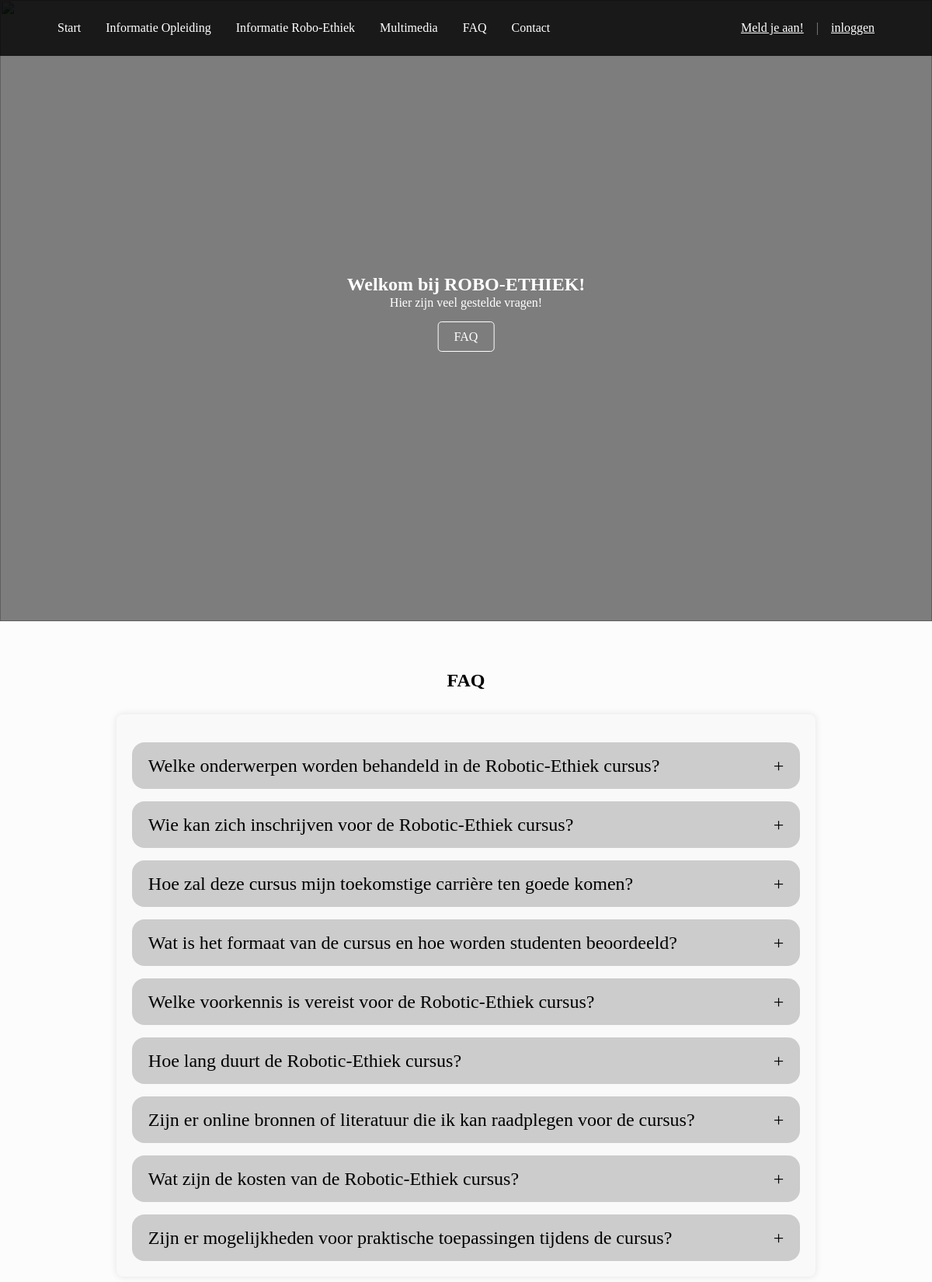
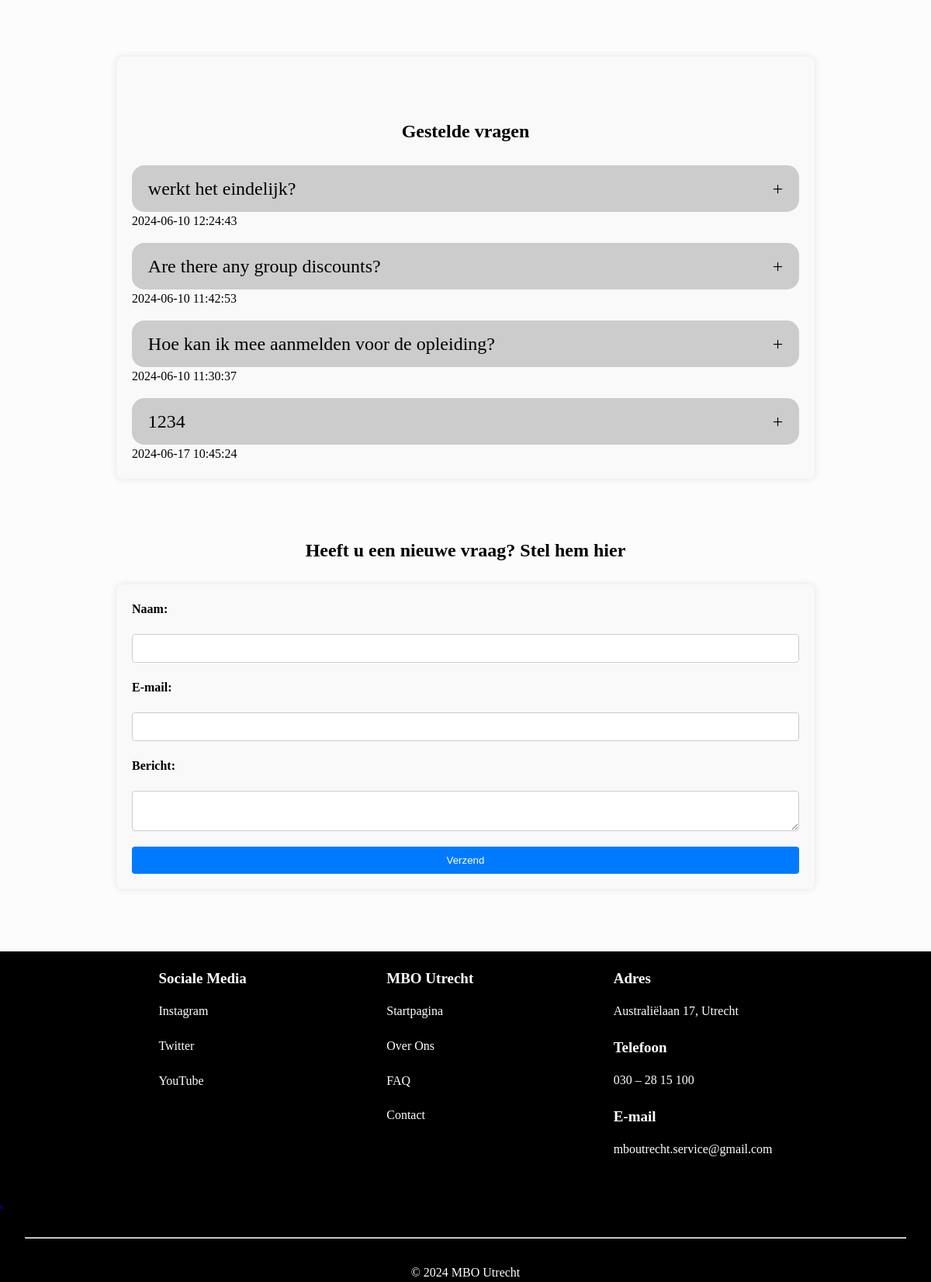
The app's page /html/FAQ.php with its own data (2 pictures, top to bottom).
### tables this page shows
CREATE TABLE IF NOT EXISTS `faq` (
  `ID` int NOT NULL AUTO_INCREMENT,
  `Name` varchar(80) NOT NULL,
  `Email` varchar(80) NOT NULL,
  `Message` varchar(400) NOT NULL,
  `Answer` varchar(300) NOT NULL,
  `created_at` timestamp NOT NULL DEFAULT CURRENT_TIMESTAMP,
  `approved` tinyint(1) NOT NULL DEFAULT '0',
  PRIMARY KEY (`ID`)
);

### html/FAQ.php (the view, shortened to what this page needs)
<!DOCTYPE html>
<html lang="nl">
<head>
  <link rel="stylesheet" href="../css/style.css" />
  <link rel="stylesheet" href="../css/global.css" />
  <link rel="stylesheet" href="../css/contact.css" />
</head>
<body>
  <header>
    <nav class="fixed">
      <div class="row container jc-space-between">
        <div class="main-menu">
          <ul>
            <li><a href="index.html">Start</a></li>
            <li><a href="Informatieopleiding.html">Informatie Opleiding</a></li>
            <li><a href="Robo-info.html">Informatie Robo-Ethiek</a></li>
            <li><a href="multimedia.html">Multimedia</a></li>
            <li><a href="FAQ.php">FAQ</a></li>
            <li><a href="contact.html">Contact</a></li>
          </ul>
        </div>
        <div class="user-menu">
          <ul>
            <li><a href="Aanmeld.html">Meld je aan!</a></li>
            <li><a href="../php/contactresults.php">inloggen</a></li>
          </ul>
        </div>
      </div>
    </nav>
    <section id="banner" class="jc-center ai-center">
      <img
        src="../img/danielmatthijs.png"
        alt=""
      />
      <div class="banner-overlay jc-center ai-center">
        <div class="banner-text jc-center ai-center">
          <h2>Welkom bij ROBO-ETHIEK!</h2>
          <p>Hier zijn veel gestelde vragen!</p>
          <div class="read-more">
            <a href="#faq">FAQ</a>
          </div>
        </div>
      </div>
    </section>
    <section id="faq" class="container-faq">
      <h1 class="title">FAQ</h1>
      <div class="contact-form">
        <details>
          <summary> Welke onderwerpen worden behandeld in de Robotic-Ethiek cursus?</summary>
        </details>
        <details>
          <summary>Wie kan zich inschrijven voor de Robotic-Ethiek cursus?</summary>
        </details>
        <details>
          <summary> Hoe zal deze cursus mijn toekomstige carrière ten goede komen?</summary>
        </details>
        <details>
          <summary>Wat is het formaat van de cursus en hoe worden studenten beoordeeld?</summary>
        </details>
        <details>
          <summary>Welke voorkennis is vereist voor de Robotic-Ethiek cursus?</summary>
        </details>
        <details>
          <summary>Hoe lang duurt de Robotic-Ethiek cursus?</summary>
        </details>
        <details>
          <summary>Zijn er online bronnen of literatuur die ik kan raadplegen voor de cursus?</summary>
        </details>
        <details>
          <summary>Wat zijn de kosten van de Robotic-Ethiek cursus?</summary>
        </details>
        <details>
          <summary>Zijn er mogelijkheden voor praktische toepassingen tijdens de cursus?</summary>
        </details>
      </div>
      <div class="contact-form">
      <h1>Gestelde vragen</h1>
    <?php
include '../php/config.php';
$sql = "SELECT * FROM faq WHERE approved=1";
$result = $conn->query($sql);
if ($result->num_rows > 0) {
    while($row = $result->fetch_assoc()) {
        echo "<details>";
        echo "<summary>". $row['Message']. "</summary>";
        echo "</details>";
        if (isset($row['created_at'])) {
          echo "<div class='date'>". $row['created_at'] ."</div>";
      }
    }
} else {
    echo "No FAQs available";
} ?>
      </div>
  </section>
  <section id="contact" class="container">
    <h1 class="title">Heeft u een nieuwe vraag? Stel hem hier</h1>
    <div class="contact-form">
      <div class="meldaan-form">
      <form action="../php/faq-add.php" method="POST">
        <label for="naam">Naam:</label>
        <input type="text" id="naam" name="naam" maxlength="50" required>
        <label for="email">E-mail:</label>
        <input type="email" id="email" name="email" pattern=".*\.(com|net|org|eu|nl)" title="Must end with .com .net .org .eu, be or .nl" maxlength="80" required>
        <label for="bericht">Bericht:</label>
        <textarea id="bericht" name="bericht" maxlength="300" required></textarea>
        <button type="submit">Verzend</button>
      </form>
    </div>
    </div>
  </section>
  <div class="footer">
    <div class="content">
      <div class="social-media">
        <h4>Sociale Media</h4>
        <p>
          <a href="https://www.instagram.com">Instagram</a>
        </p>
        <p>
          <a href="https://www.twitter.com">Twitter</a>
        </p>
        <p>
          <a href="https://www.youtube.com/watch?v=dQw4w9WgXcQ">YouTube</a>
        </p>
      </div>
      <div class="links">
        <h4>MBO Utrecht</h4>
        <p><a href="./index.html">Startpagina</a></p>
        <p><a href="#">Over Ons</a></p>
        <p><a href="#">FAQ</a></p>
        <p><a href="#">Contact</a></p>
      </div>
      <div class="details">
        <h4>Adres</h4>
        <p><a href="https://maps.app.goo.gl/ndR7jnKJi2LVVAYa7"> Australiëlaan 17, Utrecht</a>
        </p>
        <h4>Telefoon</h4>
        <p><a href="#"> 030 – 28 15 100</a></p>
        <h4>E-mail</h4>
        <p><a href="#">mboutrecht.service@gmail.com</a></p>
      </div>
    </div>
    <a href="../php/contactresults.php">.</a>
    <footer>
      <hr>
      © 2024 MBO Utrecht
    </footer>
  </div>

### css/style.css (style rules this page uses)
html, body { background-color: #f5f5f5; font-family: "Gill Sans", "Gill Sans MT", Calibri, "Trebuchet MS", sans-serif; margin: 0; padding: 0; }
body { background-color: #e8e8e8; font-family: "Gill Sans", "Gill Sans MT", Calibri, "Trebuchet MS", sans-serif; }
body * { box-sizing: border-box; }
h1, h2, h3, h4, h5, h6 { width: 100%; line-height: 1em; }
nav ul { display: flex; padding: 0; margin: 0.5rem; }
nav ul li { display: flex; position: relative; }
nav ul li a { display: inline-block; padding: 1rem; color: #fff; }
nav .main-menu ul > li > a { text-decoration: none; }
nav .user-menu ul > li:first-of-type::after { content: "|"; margin-top: 1rem; color: #fff; opacity: 0.5; }
#banner { justify-content: center; align-items: center; padding: clamp(5rem, 20vh, 15rem) clamp(1rem, 5vw, 5rem) clamp(1rem, 5vw, 5rem); }
.container { max-width: 1200px; margin: 0 auto; }
@media screen and (min-width: 576px) { .container { width: 476px; } }
@media screen and (min-width: 768px) { .container { width: 668px; } }
@media screen and (min-width: 992px) { .container { width: 892px; } }
@media screen and (min-width: 1200px) { .container { width: 1100px; } }
.row, .col, [class^=col-], [class*=" col-"], .inner { display: flex; }
.row { flex-direction: row; flex-wrap: wrap; align-items: flex-start; }
nav { top: 0; left: 0; width: 100%; background-color: rgba(0, 0, 0, 0.8); z-index: 3; }
#banner { position: relative; height: 100vh; }
.banner-overlay { position: absolute; top: 0; left: 0; width: 100%; height: 100%; background-color: rgba(0, 0, 0, 0.5); display: flex; justify-content: center; align-items: center; z-index: 1; }
.banner-text { text-align: center; color: #fff; }
.banner-text h2, .banner-text p { margin: 0 0 10px; }
.read-more { margin-top: 20px; }
.read-more a { color: #fff; text-decoration: none; border: 1px solid #fff; padding: 10px 20px; border-radius: 5px; }
#banner { position: relative; height: 100vh; overflow: hidden; }
#banner img { position: absolute; top: 0; left: 0; width: 100%; height: 100%; object-fit: cover; }
.banner-text { text-align: center; position: absolute; top: 50%; left: 50%; transform: translate(-50%, -50%); z-index: 2; color: #fff; }
.banner-text h2, .banner-text h3, .banner-text p { margin: 0; }

### css/global.css (style rules this page uses)
html, body { height: 100%; }
body { background: linear-gradient(rgba(255, 255, 255, 0.75), rgba(255, 255, 255, 0.75)), url("../img/Background Image.jpg"); font-family: Verdana; line-height: 1.5; }
.banner-text { text-align: center; position: absolute; top: 50%; left: 50%; transform: translate(-50%, -50%); z-index: 2; color: #fff; }
.banner-text h2, .banner-text h3, .banner-text p { margin: 0; }
.row { display: flex; flex-wrap: wrap; }
.footer { background-color: black; color: #fefefe; position: relative; width: 100%; margin-bottom: 0; }
.footer .content { display: flex; justify-content: space-evenly; margin: 1.5rem; }
.footer .content p { margin-bottom: 1.3rem; }
.footer .content a { text-decoration: none; color: #fefefe; }
.footer .content h4 { margin-bottom: 1.3rem; font-size: 19px; }
footer { text-align: center; margin-bottom: 2rem; }
footer hr { margin: 2rem ; }
nav.fixed { position: fixed; }
.jc-center { justify-content: center !important; }
.jc-space-between { justify-content: space-between !important; }
.ai-center { align-items: center !important; }

### records on screen
faq: Message "werkt het eindelijk?", created_at "2024-06-10 12:24:43"
faq: Message "Are there any group discounts?", created_at "2024-06-10 11:42:53"
faq: Message "Hoe kan ik mee aanmelden voor de opleiding?", created_at "2024-06-10 11:30:37"
faq: Message "1234", created_at "2024-06-17 10:45:24"
